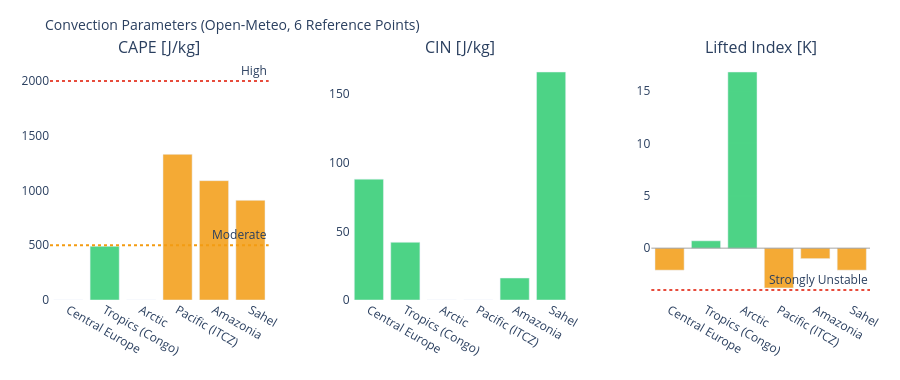

Notebook source saved alongside this figure:
### Markdown cell above
---
## 3. Visualizations

### Code cell
# ============================================================
# CAPE / CIN / LIFTED INDEX – Convection potential
# ============================================================

if not df_atm.empty:
    fig = make_subplots(
        rows=1, cols=3,
        subplot_titles=['CAPE [J/kg]', 'CIN [J/kg]', 'Lifted Index [K]'],
        horizontal_spacing=0.1
    )
    pts = df_atm['point'].tolist()
    pt_colors = ['#E85D24','#185FA5','#888780','#378ADD','#639922','#F2A623']

    # CAPE – höher = mehr Gewitterpotential
    cape_vals = df_atm['cape'].fillna(0).tolist()
    cape_colors = ['#e74c3c' if v > 2000 else '#f39c12' if v > 500 else '#2ecc71'
                   for v in cape_vals]
    fig.add_trace(go.Bar(x=pts, y=cape_vals, marker_color=cape_colors,
                         opacity=0.85, showlegend=False), row=1, col=1)
    fig.add_hline(y=2000, line_dash='dot', line_color='#e74c3c',
                  annotation_text='High', row=1, col=1)
    fig.add_hline(y=500,  line_dash='dot', line_color='#f39c12',
                  annotation_text='Moderate', row=1, col=1)

    # CIN – negativer = stärker gedeckelt (weniger Auslöse)
    cin_vals = df_atm['cin'].fillna(0).tolist()
    cin_colors = ['#e74c3c' if v < -200 else '#f39c12' if v < -50 else '#2ecc71'
                  for v in cin_vals]
    fig.add_trace(go.Bar(x=pts, y=cin_vals, marker_color=cin_colors,
                         opacity=0.85, showlegend=False), row=1, col=2)

    # Lifted Index – negativ = instabil
    li_vals = df_atm['li'].fillna(0).tolist()
    li_colors = ['#e74c3c' if v < -4 else '#f39c12' if v < 0 else '#2ecc71'
                 for v in li_vals]
    fig.add_trace(go.Bar(x=pts, y=li_vals, marker_color=li_colors,
                         opacity=0.85, showlegend=False), row=1, col=3)
    fig.add_hline(y=0, line_color='gray', line_width=0.7, row=1, col=3)
    fig.add_hline(y=-4, line_dash='dot', line_color='#e74c3c',
                  annotation_text='Strongly Unstable', row=1, col=3)

    fig.update_layout(
        title=dict(text='Convection Parameters (Open-Meteo, 6 Reference Points)', font=dict(size=14)),
        height=380, plot_bgcolor='rgba(0,0,0,0)', paper_bgcolor='rgba(0,0,0,0)',
        margin=dict(l=50, r=30, t=60, b=80)
    )
    fig.update_xaxes(tickangle=30)
    fig.show()

### Figure 1 — Plotly figure (JSON) as saved in the notebook; plotly's stock layout.template omitted (floating-point values rounded to 4 significant figures)
{"data": [{"marker": {"color": ["#2ecc71", "#2ecc71", "#2ecc71", "#f39c12", "#f39c12", "#f39c12"]}, "opacity": 0.85, "showlegend": false, "type": "bar", "x": ["Central Europe", "Tropics (Congo)", "Arctic", "Pacific (ITCZ)", "Amazonia", "Sahel"], "xaxis": "x", "y": [0.0, 490.0, 0.0, 1330.0, 1090.0, 910.0], "yaxis": "y"}, {"marker": {"color": ["#2ecc71", "#2ecc71", "#2ecc71", "#2ecc71", "#2ecc71", "#2ecc71"]}, "opacity": 0.85, "showlegend": false, "type": "bar", "x": ["Central Europe", "Tropics (Congo)", "Arctic", "Pacific (ITCZ)", "Amazonia", "Sahel"], "xaxis": "x2", "y": [88.0, 42.0, 0.0, 0.0, 16.0, 166.0], "yaxis": "y2"}, {"marker": {"color": ["#f39c12", "#2ecc71", "#2ecc71", "#f39c12", "#f39c12", "#f39c12"]}, "opacity": 0.85, "showlegend": false, "type": "bar", "x": ["Central Europe", "Tropics (Congo)", "Arctic", "Pacific (ITCZ)", "Amazonia", "Sahel"], "xaxis": "x3", "y": [-2.1, 0.7, 16.8, -3.8, -1.0, -2.1], "yaxis": "y3"}], "layout": {"annotations": [{"font": {"size": 16}, "showarrow": false, "text": "CAPE [J/kg]", "x": 0.1333, "xanchor": "center", "xref": "paper", "y": 1.0, "yanchor": "bottom", "yref": "paper"}, {"font": {"size": 16}, "showarrow": false, "text": "CIN [J/kg]", "x": 0.5, "xanchor": "center", "xref": "paper", "y": 1.0, "yanchor": "bottom", "yref": "paper"}, {"font": {"size": 16}, "showarrow": false, "text": "Lifted Index [K]", "x": 0.8667, "xanchor": "center", "xref": "paper", "y": 1.0, "yanchor": "bottom", "yref": "paper"}, {"showarrow": false, "text": "High", "x": 1, "xanchor": "right", "xref": "x domain", "y": 2000, "yanchor": "bottom", "yref": "y"}, {"showarrow": false, "text": "Moderate", "x": 1, "xanchor": "right", "xref": "x domain", "y": 500, "yanchor": "bottom", "yref": "y"}, {"showarrow": false, "text": "Strongly Unstable", "x": 1, "xanchor": "right", "xref": "x3 domain", "y": -4, "yanchor": "bottom", "yref": "y3"}], "height": 380, "margin": {"b": 80, "l": 50, "r": 30, "t": 60}, "paper_bgcolor": "rgba(0,0,0,0)", "plot_bgcolor": "rgba(0,0,0,0)", "shapes": [{"line": {"color": "#e74c3c", "dash": "dot"}, "type": "line", "x0": 0, "x1": 1, "xref": "x domain", "y0": 2000, "y1": 2000, "yref": "y"}, {"line": {"color": "#f39c12", "dash": "dot"}, "type": "line", "x0": 0, "x1": 1, "xref": "x domain", "y0": 500, "y1": 500, "yref": "y"}, {"line": {"color": "gray", "width": 0.7}, "type": "line", "x0": 0, "x1": 1, "xref": "x3 domain", "y0": 0, "y1": 0, "yref": "y3"}, {"line": {"color": "#e74c3c", "dash": "dot"}, "type": "line", "x0": 0, "x1": 1, "xref": "x3 domain", "y0": -4, "y1": -4, "yref": "y3"}], "title": {"font": {"size": 14}, "text": "Convection Parameters (Open-Meteo, 6 Reference Points)"}, "xaxis": {"anchor": "y", "domain": [0.0, 0.2667], "tickangle": 30}, "xaxis2": {"anchor": "y2", "domain": [0.3667, 0.6333], "tickangle": 30}, "xaxis3": {"anchor": "y3", "domain": [0.7333, 1.0], "tickangle": 30}, "yaxis": {"anchor": "x", "domain": [0.0, 1.0]}, "yaxis2": {"anchor": "x2", "domain": [0.0, 1.0]}, "yaxis3": {"anchor": "x3", "domain": [0.0, 1.0]}}}
